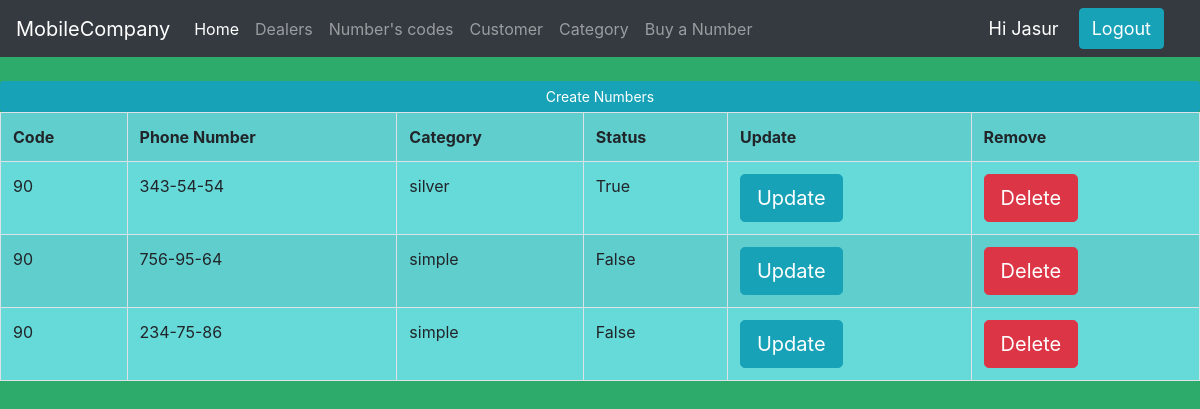
The page /phone_numbers/1 (signed in) on the database its author committed.
### mobile_company/models.py (models this page shows, shortened)
class PhoneNumbers(models.Model):
    numbercode = models.ForeignKey(NumberCodes, null=True, on_delete=models.SET_NULL)
    phonenumber = models.CharField(max_length=100, null=True)
    categoryname = models.ForeignKey(Category, null=True, on_delete=models.SET_NULL)
    status = models.BooleanField(default=False)

class NumberCodes(models.Model):
    code = models.CharField(max_length=100, null=True)
    providerName = models.ForeignKey(Providers, null=True, on_delete=models.SET_NULL)
    def __str__(self):
        return self.code

class Category(models.Model):
    name = models.CharField(max_length=100, null=True)
    description = models.TextField(max_length=100, null=True)
    def __str__(self):
        return self.name

### mobile_company/decorators.py (the view)
        def wrapper(request, *args, **kwargs):
            group = None
            if request.user.groups.exists():
                group = request.user.groups.all()[0].name
            if group in allowed_users:
                return func(request, *args, **kwargs)
            else:
                return HttpResponse('Error')

### mobile_company/views.py (called while the page is built)
@allowed_users(allowed_users=['admin', 'manager'])
def phonenumbers(request, pk):
    number_codes = NumberCodes.objects.get(id=pk)
    phone_numbers = PhoneNumbers.objects.filter(numbercode=number_codes)
    context = {'phone_numbers': phone_numbers, 'number_codes': number_codes}
    return render(request, 'mobile_company/phone_numbers.html', context)

### mobile_company/templates/mobile_company/phone_numbers.html
{% extends 'mobile_company/main.html' %}
{% block content %}
    <br>
    <div>
        <div>
            <div>
            <a class="btn btn-primary btn-sm btn-block btn-info" href="{% url 'PhoneNumbersCreate' number_codes.id %}"> Create Numbers
            </a>
                <table class="table table-striped table-bordered table-hover">
                    <tr>
                        <th> Code </th>
                        <th> Phone Number </th>
                        <th> Category </th>
                        <th> Status </th>
                        <th> Update </th>
                        <th> Remove </th>
                    </tr>
                    {% for i in phone_numbers %}
                        <tr>
                            <td>{{ i.numbercode }}</td>
                            <td>{{ i.phonenumber }}</td>
                            <td>{{ i.categoryname }}</td>
                            <td>{{ i.status }}</td>
                            <td><a class="btn btn-primary btn-lg btn-info" href="{% url 'PhoneNumbersUpdate' i.id %}"> Update</a></td>
                            <td><a class="btn btn-primary btn-lg btn-danger" href="{% url 'PhoneNumbersDelete' i.id %}">Delete</a></td>
                        </tr>
                    {% endfor %}
                </table>
            </div>
        </div>
    </div>
{% endblock %}

### mobile_company/templates/mobile_company/navbar.html (shortened to what this page needs)
<nav class="navbar navbar-expand-lg navbar-dark bg-dark">
  <a class="navbar-brand" href=""> MobileCompany </a>
  <div class="collapse navbar-collapse" id="navbarNav">
    <ul class="navbar-nav">
      <li class="nav-item active">
        <a class="nav-link" href="{% url 'home' %}">Home</a>
      </li>
      <li class="nav-item">
        <a class="nav-link" href="{% url 'dealers' %}"> Dealers </a>
      </li>
        <li class="nav-item">
        <a class="nav-link" href="{% url 'NumberCode' %}"> Number's codes </a>
      </li>
      <li class="nav-item">
        <a class="nav-link" href="{% url 'customer' %}"> Customer </a>
      </li>
        <li class="nav-item">
        <a class="nav-link" href="{% url 'category' %}"> Category </a>
      </li>
        <li class="nav-item">
        <a class="nav-link" href="{% url 'UserPage' %}"> Buy a Number </a>
      </li>
      </ul>
  </div>
    <span id="hello">Hi {{ request.user }}</span>
    <span><a id="hello" href="{% url 'logout' %}" class="btn btn-primary btn-info"> Logout </a></span>
</nav>

### mobile_company/templates/mobile_company/main.html (style rules this page uses)
body { background-color: #2dab6a; }
table { background-color: #66d9d9; }

### mobile_company/templates/mobile_company/navbar.html (style rules this page uses)
#hello { font-size: 18px; color: white; margin-right: 20px; }

### rows shown on the page
PhoneNumbers: numbercode "90", phonenumber "343-54-54", categoryname "silver", status "True"
PhoneNumbers: numbercode "90", phonenumber "756-95-64", categoryname "simple", status "False"
PhoneNumbers: numbercode "90", phonenumber "234-75-86", categoryname "simple", status "False"

### other values the page prints
{{ request.user }} "Jasur"
